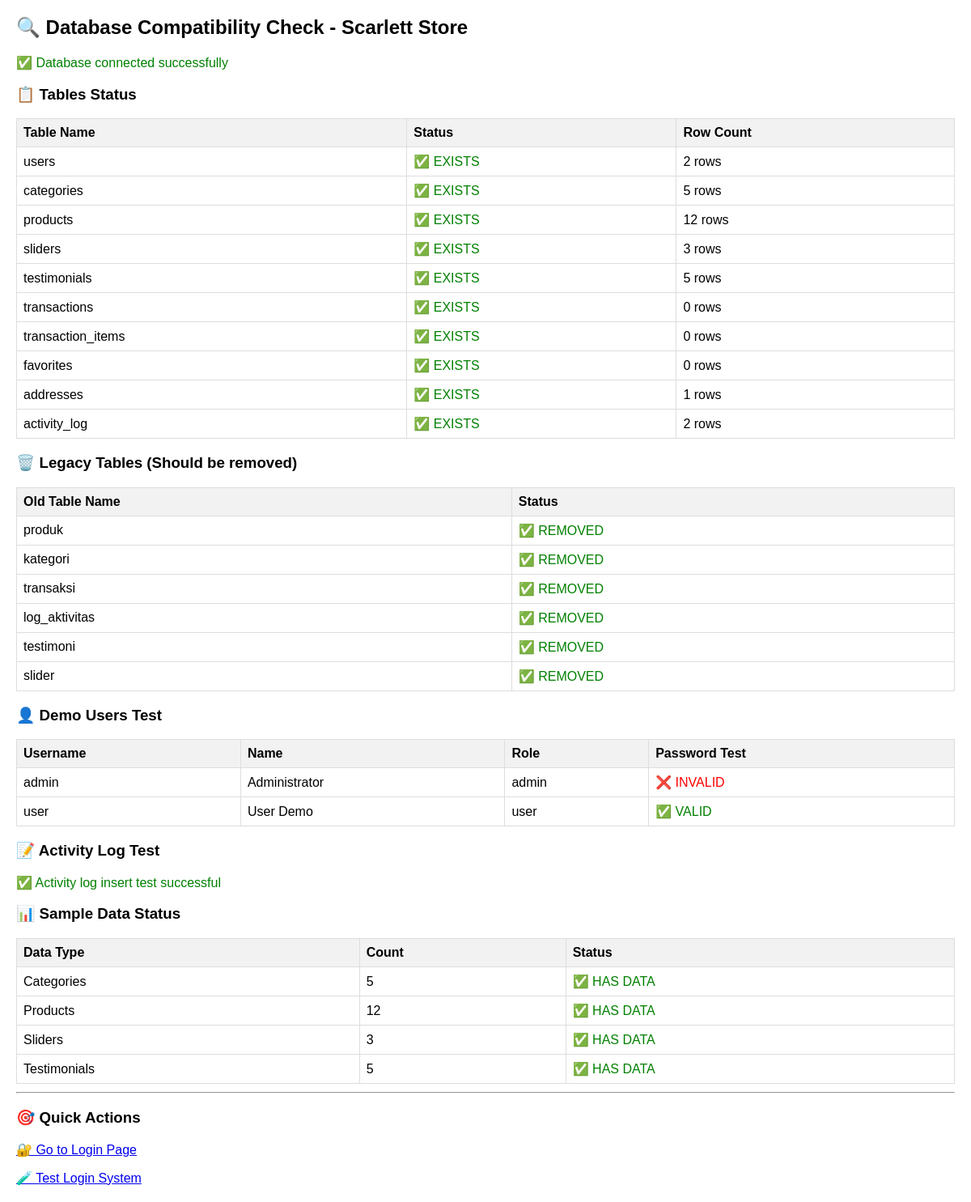
/database_check.php, run on an earlier commit of the app's database.
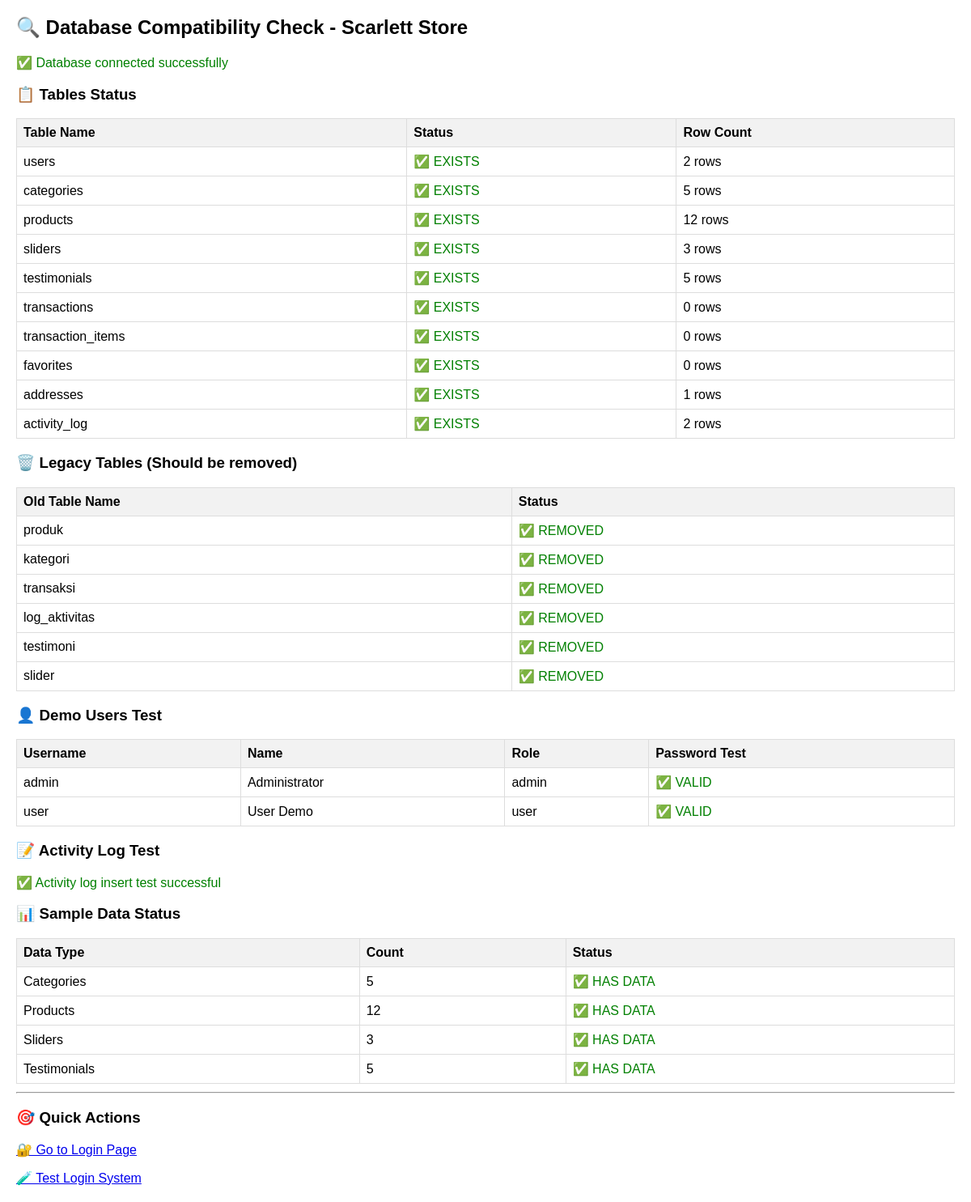
And on a later commit of the database.
### tables this page shows
CREATE TABLE users (
    id INT AUTO_INCREMENT PRIMARY KEY,
    name VARCHAR(100) NOT NULL,
    email VARCHAR(100) UNIQUE NOT NULL,
    username VARCHAR(50) UNIQUE NOT NULL,
    password VARCHAR(255) NOT NULL,
    role ENUM('admin', 'user') DEFAULT 'user',
    created_at TIMESTAMP DEFAULT CURRENT_TIMESTAMP,
    updated_at TIMESTAMP DEFAULT CURRENT_TIMESTAMP ON UPDATE CURRENT_TIMESTAMP,
    INDEX idx_username (username),
    INDEX idx_email (email),
    INDEX idx_role (role)
);

### database_check.php (the view, shortened to what this page needs)
<?php
include 'backend/koneksi.php';
echo "<h2>🔍 Database Compatibility Check - Scarlett Store</h2>";
echo "<p class='success'>✅ Database connected successfully</p>";
$required_tables = [
    'users', 'categories', 'products', 'sliders', 'testimonials',
    'transactions', 'transaction_items', 'favorites', 'addresses', 'activity_log'
];
$existing_tables = [];
$result = mysqli_query($conn, "SHOW TABLES");
while ($row = mysqli_fetch_row($result)) {
    $existing_tables[] = $row[0];
}
echo "<h3>📋 Tables Status</h3>";
echo "<table>";
echo "<tr><th>Table Name</th><th>Status</th><th>Row Count</th></tr>";
foreach ($required_tables as $table) {
    if (in_array($table, $existing_tables)) {
        $count_result = mysqli_query($conn, "SELECT COUNT(*) as count FROM $table");
        $count = mysqli_fetch_assoc($count_result)['count'];
        echo "<tr><td>$table</td><td class='success'>✅ EXISTS</td><td>$count rows</td></tr>";
    } else {
        echo "<tr><td>$table</td><td class='error'>❌ MISSING</td><td>-</td></tr>";
    }
}
echo "</table>";
$old_tables = ['produk', 'kategori', 'transaksi', 'log_aktivitas', 'testimoni', 'slider'];
echo "<h3>🗑️ Legacy Tables (Should be removed)</h3>";
echo "<table>";
echo "<tr><th>Old Table Name</th><th>Status</th></tr>";
foreach ($old_tables as $table) {
    if (in_array($table, $existing_tables)) {
        echo "<tr><td>$table</td><td class='warning'>⚠️ STILL EXISTS (Should be removed)</td></tr>";
        $old_table_found = true;
    } else {
        echo "<tr><td>$table</td><td class='success'>✅ REMOVED</td></tr>";
    }
}
echo "</table>";
echo "<h3>👤 Demo Users Test</h3>";
$users_result = mysqli_query($conn, "SELECT username, name, role FROM users WHERE username IN ('admin', 'user')");
if (mysqli_num_rows($users_result) > 0) {
    echo "<table>";
    echo "<tr><th>Username</th><th>Name</th><th>Role</th><th>Password Test</th></tr>";
    $test_passwords = ['admin' => 'admin123', 'user' => 'user123'];
    while ($user = mysqli_fetch_assoc($users_result)) {
        $username = $user['username'];
        $test_pass = $test_passwords[$username];
        $pass_result = mysqli_query($conn, "SELECT password FROM users WHERE username='$username'");
        $pass_data = mysqli_fetch_assoc($pass_result);
        $password_test = password_verify($test_pass, $pass_data['password']) ?
                        "<span class='success'>✅ VALID</span>" :
                        "<span class='error'>❌ INVALID</span>";
        echo "<tr>";
        echo "<td>{$user['username']}</td>";
        echo "<td>{$user['name']}</td>";
        echo "<td>{$user['role']}</td>";
        echo "<td>$password_test</td>";
        echo "</tr>";
    }
    echo "</table>";
} else {
    echo "<p class='error'>❌ No demo users found</p>";
}
echo "<h3>📝 Activity Log Test</h3>";
$log_test = mysqli_query($conn, "INSERT INTO activity_log (user_id, activity, description, ip_address) VALUES (1, 'System Check', 'Database compatibility check', '127.0.0.1')");
if ($log_test) {
    echo "<p class='success'>✅ Activity log insert test successful</p>";
    mysqli_query($conn, "DELETE FROM activity_log WHERE activity = 'System Check'");
} else {
    echo "<p class='error'>❌ Activity log insert test failed: " . mysqli_error($conn) . "</p>";
}
echo "<h3>📊 Sample Data Status</h3>";
$sample_checks = [
    'Categories' => 'SELECT COUNT(*) as count FROM categories',
    'Products' => 'SELECT COUNT(*) as count FROM products',
    'Sliders' => 'SELECT COUNT(*) as count FROM sliders',
    'Testimonials' => 'SELECT COUNT(*) as count FROM testimonials'
];
echo "<table>";
echo "<tr><th>Data Type</th><th>Count</th><th>Status</th></tr>";
foreach ($sample_checks as $label => $query) {
    $result = mysqli_query($conn, $query);
    if ($result) {
        $count = mysqli_fetch_assoc($result)['count'];
        $status = $count > 0 ? "<span class='success'>✅ HAS DATA</span>" : "<span class='warning'>⚠️ NO DATA</span>";
        echo "<tr><td>$label</td><td>$count</td><td>$status</td></tr>";
    } else {
        echo "<tr><td>$label</td><td>-</td><td class='error'>❌ ERROR</td></tr>";
    }
}
echo "</table>";
echo "<hr>";
echo "<h3>🎯 Quick Actions</h3>";
echo "<p><a href='auth/login.php'>🔐 Go to Login Page</a></p>";
echo "<p><a href='test_login_simple.php'>🧪 Test Login System</a></p>";
?>

### database_check.php (style rules this page uses)
.success { color: green; }
table { border-collapse: collapse; width: 100%; margin: 10px 0; }
th, td { border: 1px solid #ddd; padding: 8px; text-align: left; }
th { background-color: #f2f2f2; }
.error { color: red; }

What changed in the data, as far as the page shows it:
changed users "admin": password "❌ INVALID" → "✅ VALID"
